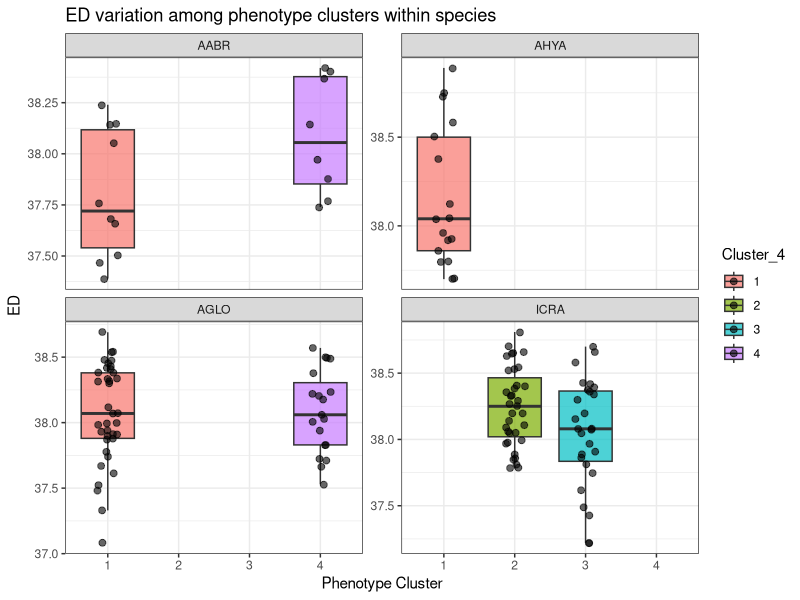
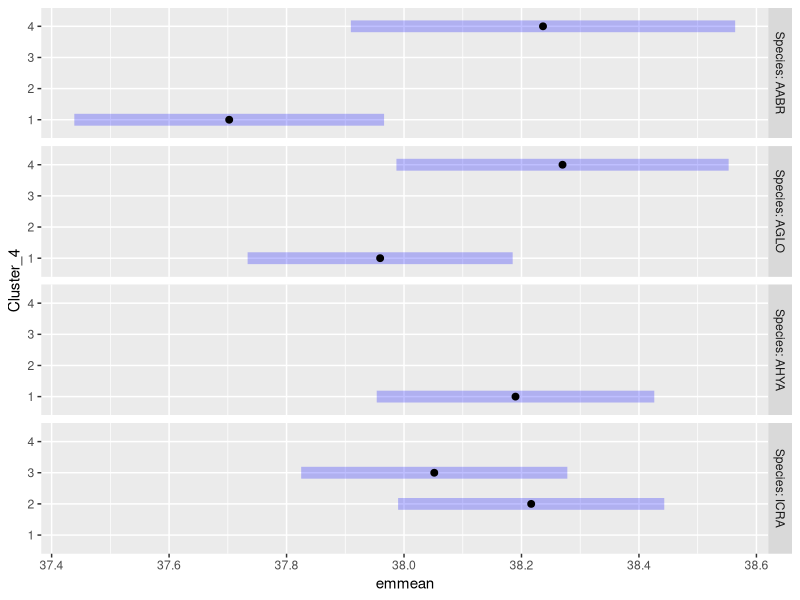

Write the R code that produced these figures, in order.
## ---- chunk 1
library(tidyverse)
library(here)
library(dplyr)
library(readxl)
library(lmerTest)
library(emmeans)
library(broom)
library(lme4)
library(car)
library(corrplot)
library(Hmisc )
rm(list = ls())

#calculating ED50 for all datasets and combining with metadata
#read in data
file_path <-here("Data")
  cbass<-read.csv("Data/full_cbass_dataset.csv")
  
#removing sus samples that the cluster analysis show are likely mos-labeled (6 samples total)
  to_remove <- c("3_AGLO_3", "4_AGLO_7", "9_AABR_1", "11_ICRA_8", "11_ICRA_5", "11_ICRA_10")
df_clean <- cbass %>% filter(!GroupingProperty %in% to_remove)

#long format
ED_long <- df_clean %>%
  pivot_longer(
    cols = c(ED5, ED50, ED95, DW),
    names_to = "ED_level",
    values_to = "ED_value"
  ) %>%
  mutate(Species = factor(Species, levels = c("AABR", "AHYA", "AGLO", "ICRA")))

#subset each value
ED50 <- ED_long %>% filter(ED_level == "ED50")
ED5<- ED_long %>% filter(ED_level == "ED5")
ED95<- ED_long %>% filter(ED_level == "ED95")
DW<- ED_long %>% filter(ED_level == "DW")



## ---- chunk 2
#Make a boxplot showing ED by cluster
ED_long %>%
  filter(ED_level == "ED50") %>%
  mutate(Cluster_4 = as.factor(Cluster_4)) %>%
  ggplot(aes(x = Cluster_4, y = ED_value, fill = Cluster_4)) +
  geom_boxplot(outlier.shape = NA, alpha = 0.7) +
  geom_jitter(width = 0.15, alpha = 0.6, size = 2) +
  facet_wrap(~Species, scales = "free_y") +
  theme_bw() +
  labs(
    x = "Phenotype Cluster",
    y = "ED",
    title = "ED variation among phenotype clusters within species"
  )
## ---- chunk 3
#look for cluster with lowest AIC in model

#make sure cluster is factor not numeric
df_clean$Cluster_4 <- as.factor(df_clean$Cluster_4)
df_clean$Cluster_5 <- as.factor(df_clean$Cluster_5)
df_clean$Cluster_6 <- as.factor(df_clean$Cluster_6)
df_clean$Cluster_7 <- as.factor(df_clean$Cluster_7)
df_clean$Cluster_8 <- as.factor(df_clean$Cluster_8)

#lm
#change ED level
ED <- df_clean$ED50
m4 <- lm(ED ~ Species + Cluster_4, data=df_clean)
m5 <- lm(ED ~ Species + Cluster_5, data=df_clean)
m6 <- lm(ED ~ Species + Cluster_6, data=df_clean)
m7 <- lm(ED ~ Species + Cluster_7, data=df_clean)
m8 <- lm(ED ~ Species + Cluster_8,  data=df_clean)

AIC(m4,m5,m6, m7, m8)
#model 8 is lowest for ED50, model 4 is lowest for ED5, ED95, and DW


anova(m4)
anova(m8)

#lmer
#Adding in site
ED <- df_clean$ED50
m4 <- lmer(ED ~ Species + Cluster_4 + (1|Site), data=df_clean)
m5 <- lmer(ED ~ Species + Cluster_5 + (1|Site), data=df_clean)
m6 <- lmer(ED ~ Species + Cluster_6 + (1|Site), data=df_clean)
m7 <- lmer(ED ~ Species + Cluster_7 + (1|Site), data=df_clean)
m8 <- lmer(ED ~ Species + Cluster_8 + (1|Site), data=df_clean)
AIC(m4,m5,m6, m7, m8)
#model 4 is lowest for ED50, model 5 is lowest for ED5, ED95, and DW

#lmer
#Adding in site and interaction of spp
ED <- df_clean$ED50
m4i <- lmer(ED ~ Species * Cluster_4 + (1|Site), data=df_clean)
m5i <- lmer(ED ~ Species * Cluster_5 + (1|Site), data=df_clean)
m6i <- lmer(ED ~ Species * Cluster_6 + (1|Site), data=df_clean)
m7i <- lmer(ED ~ Species * Cluster_7 + (1|Site), data=df_clean)
m8i <- lmer(ED ~ Species * Cluster_8 + (1|Site), data=df_clean)
AIC(m4i,m5i,m6i, m7i, m8i)


anova(m4i)

m <- lmer(ED50 ~ Species * Cluster_4 + (1|Site), data=df_clean)
emmeans(m, pairwise ~ Cluster_4)
emmeans(m, pairwise ~ Species)
emmeans(m, pairwise ~ Species | Cluster_4)
emmeans(m, pairwise ~ Cluster_4 | Species)

emm <- emmeans(m, ~ Cluster_4 | Species)

plot(emm)
